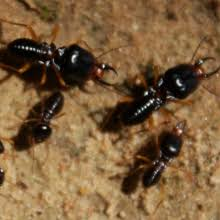
#> input picture pestimg.jpg, 220 x 220 px
$ python app.py
#> lines starting #> are read from the running program, lines starting #| are printed output that depends on the picture

import numpy as np
import cv2
from matplotlib import pyplot as plt
import pylab
from scipy import ndimage

img = cv2.imread('../pestimg.jpg',0)
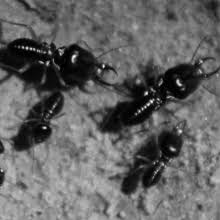
#> img: shape (220, 220); min 0, max 252, mean 99.8
rows,cols = img.shape
#> rows = 220; cols = 220

pixels = []
for i in range(rows):
    for j in range(cols):
        k = img[i,j]

        pixels.append(k)
#> after the loop, pixels = 48400 items

print(pixels)
#> (printed output is left out)
